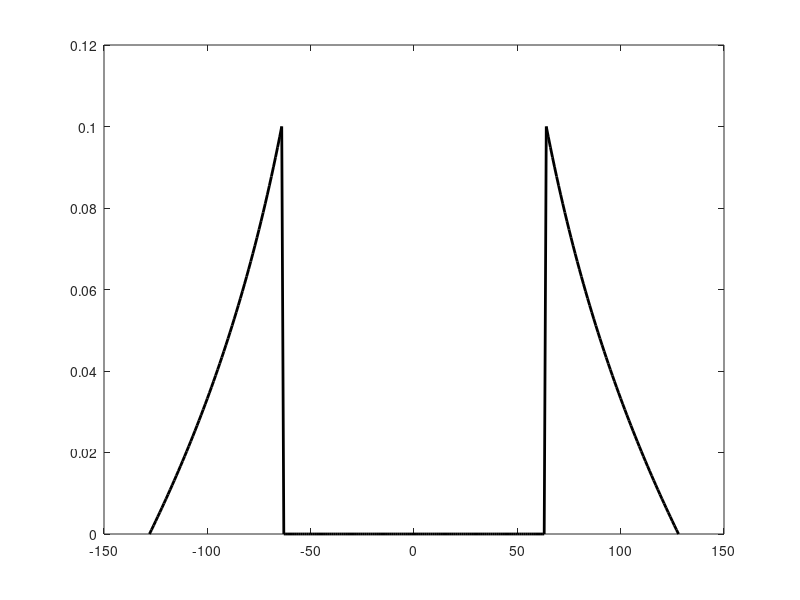

This chart was generated by the following MATLAB code:
clc
clear
%% parameters
u  = 0.1;
R1 = 64.;
R2 = 128;
r1 = (0:1:R2-R1);
r2 = (R2-R1+1:1:R2+R1-1);
r3 = (R2+R1:1:2*R2);
%% calcaute
u1 = (-u*(R2-r1)./R1+4*u*R1./(R2-r1))/3;
u2 = zeros(size(r2));
u3 = (-u*(r3-R2)./R1+4*u*R1./(r3-R2))/3;
%% plot
r  = [r1 r2 r3]-R2;
u  = [u1 u2 u3];
plot(r,u,'k','LineWidth',2.0,'LineStyle','-');
%% Write Data
filename = '.\Scripts\FuildX3dTaylorCouette.dat';
file=fopen(filename,'w');
fprintf(file,'VARIABLES="r","u"\n');
for i=1:length(r)
    fprintf(file,'%10f    %10f\n',r(i),u(i));
end
fclose all;